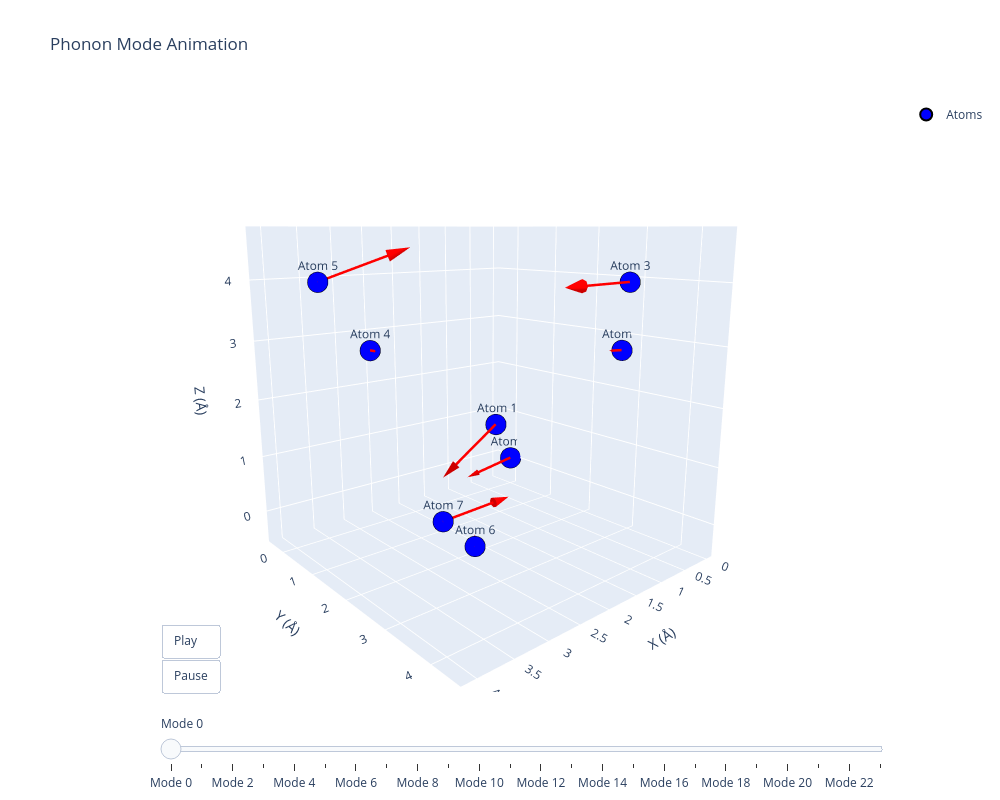

The cell this chart's notebook holds for it:
### Code cell
animate_modes_plotly(structure=structure_bulk, displacement_data=b2.copy(), scale_factor=2.0, frame_duration=500);

### Figure 1 — Plotly figure (JSON) as saved in the notebook; plotly's stock layout.template omitted (floating-point values rounded to 4 significant figures)
{"data": [{"marker": {"color": "blue", "line": {"color": "black", "width": 2}, "size": 12}, "mode": "markers+text", "name": "Atoms", "text": ["Atom 0", "Atom 1", "Atom 2", "Atom 3", "Atom 4", "Atom 5", "Atom 6", "Atom 7"], "textposition": "top center", "type": "scatter3d", "x": [0.0, 1.357, 0.0, 1.357, 2.715, 4.072, 2.715, 4.072], "y": [0.0, 1.357, 2.715, 4.072, 0.0, 1.357, 2.715, 4.072], "z": [0.0, 1.357, 2.715, 4.072, 2.715, 4.072, 0.0, 1.357]}, {"line": {"color": "red", "width": 5}, "mode": "lines", "name": "Displacement", "showlegend": false, "type": "scatter3d", "x": [0, 0.6185], "y": [0, -0.2328], "z": [0, -0.2516]}, {"colorscale": [[0, "red"], [1, "red"]], "showlegend": false, "showscale": false, "sizeref": 0.3, "type": "cone", "u": [0.6185], "v": [-0.2328], "w": [-0.2516], "x": [0.6185], "y": [-0.2328], "z": [-0.2516]}, {"line": {"color": "red", "width": 5}, "mode": "lines", "name": "Displacement", "showlegend": false, "type": "scatter3d", "x": [1.357, 2.004], "y": [1.357, 1.133], "z": [1.357, 0.6466]}, {"colorscale": [[0, "red"], [1, "red"]], "showlegend": false, "showscale": false, "sizeref": 0.3, "type": "cone", "u": [0.6464], "v": [-0.2248], "w": [-0.7109], "x": [2.004], "y": [1.133], "z": [0.6466]}, {"line": {"color": "red", "width": 5}, "mode": "lines", "name": "Displacement", "showlegend": false, "type": "scatter3d", "x": [0, 0.1319], "y": [2.715, 2.621], "z": [2.715, 2.711]}, {"colorscale": [[0, "red"], [1, "red"]], "showlegend": false, "showscale": false, "sizeref": 0.3, "type": "cone", "u": [0.1319], "v": [-0.09432], "w": [-0.004273], "x": [0.1319], "y": [2.621], "z": [2.711]}, {"line": {"color": "red", "width": 5}, "mode": "lines", "name": "Displacement", "showlegend": false, "type": "scatter3d", "x": [1.357, 2.342], "y": [4.072, 4.189], "z": [4.072, 4.078]}, {"colorscale": [[0, "red"], [1, "red"]], "showlegend": false, "showscale": false, "sizeref": 0.3, "type": "cone", "u": [0.9845], "v": [0.1165], "w": [0.005464], "x": [2.342], "y": [4.189], "z": [4.078]}, {"line": {"color": "red", "width": 5}, "mode": "lines", "name": "Displacement", "showlegend": false, "type": "scatter3d", "x": [2.715, 2.701], "y": [0, 0.1305], "z": [2.715, 2.715]}, {"colorscale": [[0, "red"], [1, "red"]], "showlegend": false, "showscale": false, "sizeref": 0.3, "type": "cone", "u": [-0.01437], "v": [0.1305], "w": [3.141e-05], "x": [2.701], "y": [0.1305], "z": [2.715]}, {"line": {"color": "red", "width": 5}, "mode": "lines", "name": "Displacement", "showlegend": false, "type": "scatter3d", "x": [4.072, 3.325], "y": [1.357, 1.876], "z": [4.072, 4.463]}, {"colorscale": [[0, "red"], [1, "red"]], "showlegend": false, "showscale": false, "sizeref": 0.3, "type": "cone", "u": [-0.747], "v": [0.5187], "w": [0.3905], "x": [3.325], "y": [1.876], "z": [4.463]}, {"line": {"color": "red", "width": 5}, "mode": "lines", "name": "Displacement", "showlegend": false, "type": "scatter3d", "x": [2.715, 2.681], "y": [2.715, 2.662], "z": [0, 0.1278]}, {"colorscale": [[0, "red"], [1, "red"]], "showlegend": false, "showscale": false, "sizeref": 0.3, "type": "cone", "u": [-0.03406], "v": [-0.05338], "w": [0.1278], "x": [2.681], "y": [2.662], "z": [0.1278]}, {"line": {"color": "red", "width": 5}, "mode": "lines", "name": "Displacement", "showlegend": false, "type": "scatter3d", "x": [4.072, 3.366], "y": [4.072, 4.069], "z": [1.357, 1.392]}, {"colorscale": [[0, "red"], [1, "red"]], "showlegend": false, "showscale": false, "sizeref": 0.3, "type": "cone", "u": [-0.7063], "v": [-0.003623], "w": [0.03428], "x": [3.366], "y": [4.069], "z": [1.392]}], "layout": {"height": 800, "scene": {"aspectmode": "cube", "aspectratio": {"x": 1, "y": 1, "z": 1}, "camera": {"center": {"x": 0, "y": 0, "z": 0}, "eye": {"x": 1.371, "y": 1.6, "z": 0.4975}, "projection": {"type": "perspective"}, "up": {"x": 0, "y": 0, "z": 1}}, "xaxis": {"title": {"text": "X (Å)"}, "type": "linear"}, "yaxis": {"title": {"text": "Y (Å)"}, "type": "linear"}, "zaxis": {"title": {"text": "Z (Å)"}, "type": "linear"}}, "sliders": [{"active": 0, "len": 0.9, "steps": [{"args": [["Mode 0"], {"frame": {"duration": 500, "redraw": true}, "mode": "immediate", "transition": {"duration": 0}}], "label": "Mode 0", "method": "animate"}, {"args": [["Mode 1"], {"frame": {"duration": 500, "redraw": true}, "mode": "immediate", "transition": {"duration": 0}}], "label": "Mode 1", "method": "animate"}, {"args": [["Mode 2"], {"frame": {"duration": 500, "redraw": true}, "mode": "immediate", "transition": {"duration": 0}}], "label": "Mode 2", "method": "animate"}, {"args": [["Mode 3"], {"frame": {"duration": 500, "redraw": true}, "mode": "immediate", "transition": {"duration": 0}}], "label": "Mode 3", "method": "animate"}, {"args": [["Mode 4"], {"frame": {"duration": 500, "redraw": true}, "mode": "immediate", "transition": {"duration": 0}}], "label": "Mode 4", "method": "animate"}, {"args": [["Mode 5"], {"frame": {"duration": 500, "redraw": true}, "mode": "immediate", "transition": {"duration": 0}}], "label": "Mode 5", "method": "animate"}, {"args": [["Mode 6"], {"frame": {"duration": 500, "redraw": true}, "mode": "immediate", "transition": {"duration": 0}}], "label": "Mode 6", "method": "animate"}, {"args": [["Mode 7"], {"frame": {"duration": 500, "redraw": true}, "mode": "immediate", "transition": {"duration": 0}}], "label": "Mode 7", "method": "animate"}, {"args": [["Mode 8"], {"frame": {"duration": 500, "redraw": true}, "mode": "immediate", "transition": {"duration": 0}}], "label": "Mode 8", "method": "animate"}, {"args": [["Mode 9"], {"frame": {"duration": 500, "redraw": true}, "mode": "immediate", "transition": {"duration": 0}}], "label": "Mode 9", "method": "animate"}, {"args": [["Mode 10"], {"frame": {"duration": 500, "redraw": true}, "mode": "immediate", "transition": {"duration": 0}}], "label": "Mode 10", "method": "animate"}, {"args": [["Mode 11"], {"frame": {"duration": 500, "redraw": true}, "mode": "immediate", "transition": {"duration": 0}}], "label": "Mode 11", "method": "animate"}, {"args": [["Mode 12"], {"frame": {"duration": 500, "redraw": true}, "mode": "immediate", "transition": {"duration": 0}}], "label": "Mode 12", "method": "animate"}, {"args": [["Mode 13"], {"frame": {"duration": 500, "redraw": true}, "mode": "immediate", "transition": {"duration": 0}}], "label": "Mode 13", "method": "animate"}, {"args": [["Mode 14"], {"frame": {"duration": 500, "redraw": true}, "mode": "immediate", "transition": {"duration": 0}}], "label": "Mode 14", "method": "animate"}, {"args": [["Mode 15"], {"frame": {"duration": 500, "redraw": true}, "mode": "immediate", "transition": {"duration": 0}}], "label": "Mode 15", "method": "animate"}, {"args": [["Mode 16"], {"frame": {"duration": 500, "redraw": true}, "mode": "immediate", "transition": {"duration": 0}}], "label": "Mode 16", "method": "animate"}, {"args": [["Mode 17"], {"frame": {"duration": 500, "redraw": true}, "mode": "immediate", "transition": {"duration": 0}}], "label": "Mode 17", "method": "animate"}, {"args": [["Mode 18"], {"frame": {"duration": 500, "redraw": true}, "mode": "immediate", "transition": {"duration": 0}}], "label": "Mode 18", "method": "animate"}, {"args": [["Mode 19"], {"frame": {"duration": 500, "redraw": true}, "mode": "immediate", "transition": {"duration": 0}}], "label": "Mode 19", "method": "animate"}, {"args": [["Mode 20"], {"frame": {"duration": 500, "redraw": true}, "mode": "immediate", "transition": {"duration": 0}}], "label": "Mode 20", "method": "animate"}, {"args": [["Mode 21"], {"frame": {"duration": 500, "redraw": true}, "mode": "immediate", "transition": {"duration": 0}}], "label": "Mode 21", "method": "animate"}, {"args": [["Mode 22"], {"frame": {"duration": 500, "redraw": true}, "mode": "immediate", "transition": {"duration": 0}}], "label": "Mode 22", "method": "animate"}, {"args": [["Mode 23"], {"frame": {"duration": 500, "redraw": true}, "mode": "immediate", "transition": {"duration": 0}}], "label": "Mode 23", "method": "animate"}], "x": 0.1, "xanchor": "left", "y": 0, "yanchor": "top"}], "title": {"text": "Phonon Mode Animation"}, "updatemenus": [{"active": 1, "buttons": [{"args": [null, {"frame": {"duration": 500, "redraw": true}, "fromcurrent": true, "mode": "immediate", "transition": {"duration": 0}}], "label": "Play", "method": "animate"}, {"args": [[null], {"frame": {"duration": 0, "redraw": false}, "mode": "immediate", "transition": {"duration": 0}}], "label": "Pause", "method": "animate"}], "showactive": false, "type": "buttons", "x": 0.1, "xanchor": "left", "y": 0, "yanchor": "bottom"}], "width": 1000}}
